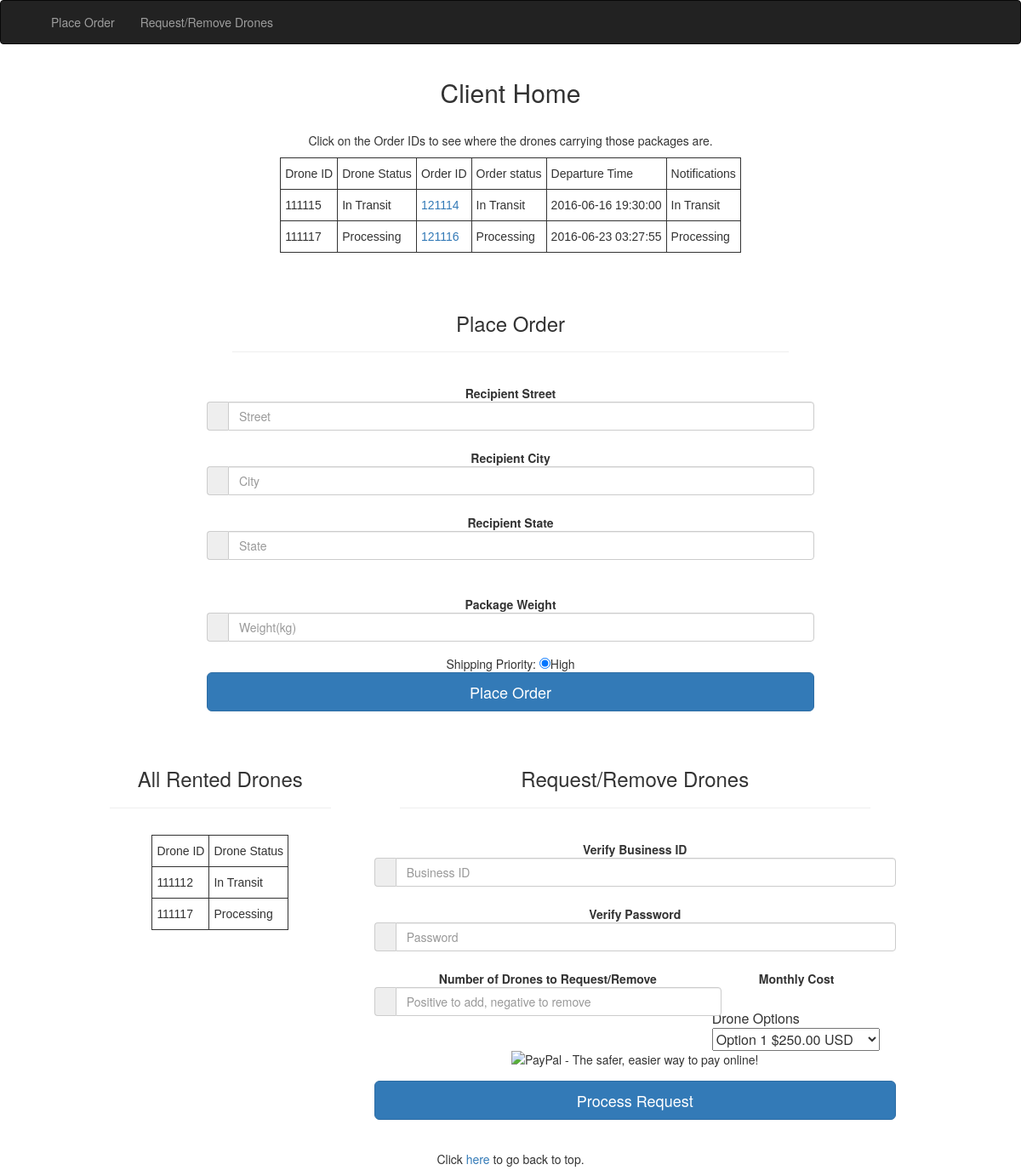
The page /clientHome.php (signed in) on the database as committed earlier.
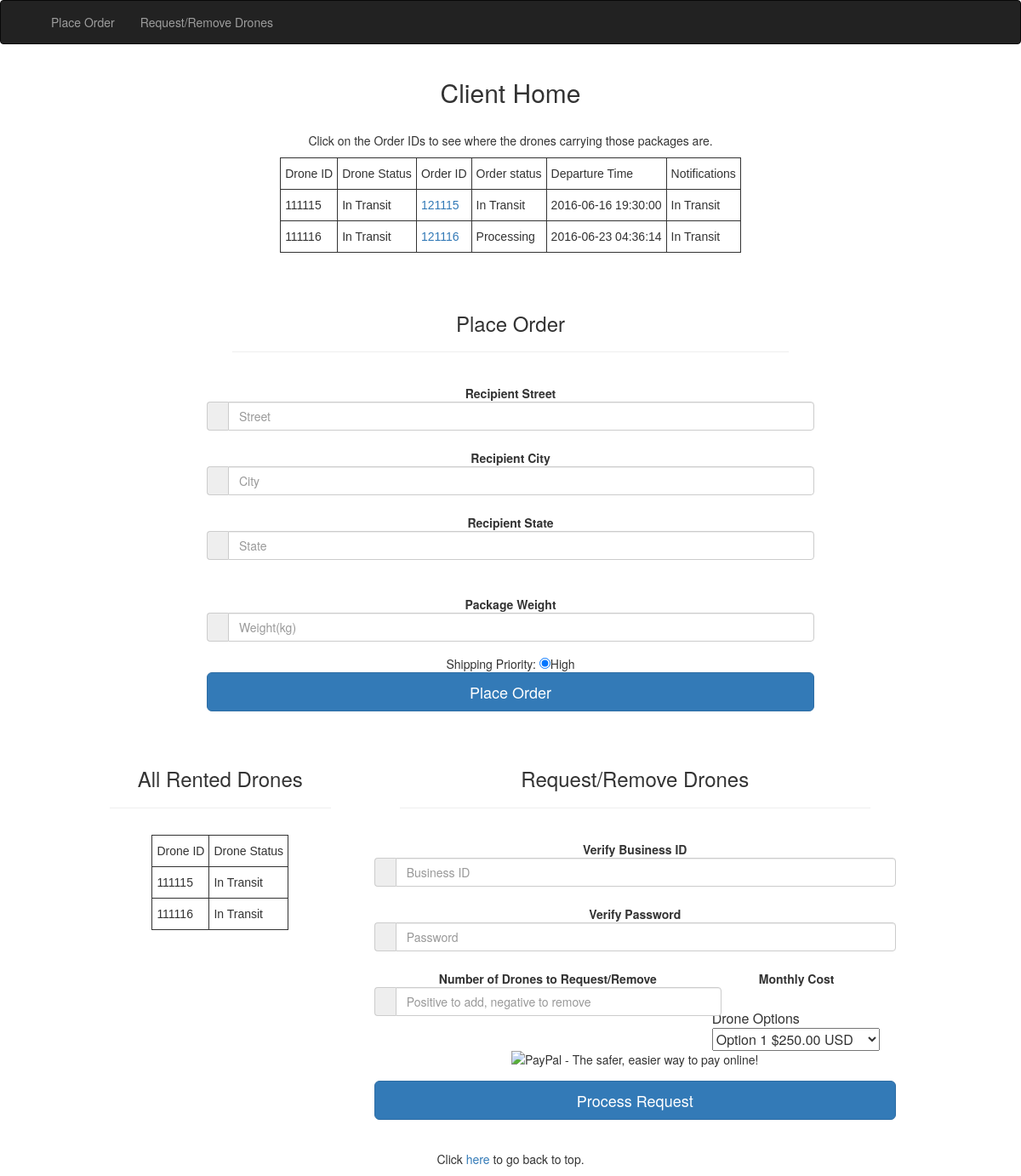
The same page on the database as committed later.
### tables this page shows
CREATE TABLE IF NOT EXISTS `Drones` (
`Id` int(6) UNIQUE auto_increment,
`Status` int(1) NOT NULL,
`Details` varchar(128) NOT NULL,
`Renter` int(2) NOT NULL,
PRIMARY KEY (`Id`)
);

CREATE TABLE IF NOT EXISTS `Orders` (
`OrderId` int(6) UNIQUE auto_increment,
`ClientId` int(2) NOT NULL,
`DroneId` int(6) NULL,
`OrderTimestamp` int(32) NOT NULL,
`RecieverLat` float NOT NULL,
`RecieverLong` float NOT NULL,
`Status` int(1) NOT NULL,
`TimeOut` int(32) NULL,
`DroneLat` float NULL,
`DroneLong` float NULL,
PRIMARY KEY (`OrderId`)
);

CREATE TABLE IF NOT EXISTS `OrderStatus` (
`Status` int(1) UNIQUE auto_increment,
`Description` varchar(128) NOT NULL,
PRIMARY KEY (`Status`)
);

### clientHome.php (the view, shortened to what the changed rows need)
<?php
$credentials = str_getcsv(file_get_contents('credentials.csv'));
$conn = mysqli_connect($credentials[0],$credentials[1],$credentials[2],$credentials[3]);
if (!empty($_GET["address"]) && !empty($_GET["weight"]) && !empty($_GET["city"]) && !empty($_GET["priority"])) {
	$request_url = "http://maps.googleapis.com/maps/api/geocode/xml?address=".urlencode($_GET["address"].','.$_GET["city"].','.$_GET["state"].',USA')."&sensor=true";
	$xml = simplexml_load_file($request_url) or die("url not loading");
	$status = $xml->status;
	if ($status=="OK") {
		$recieverLat = $xml->result->geometry->location->lat;
		$recieverLon = $xml->result->geometry->location->lng;
	} else {
		echo "Could not parse address into coordinates, please contact the developers.";
		exit();
	}
	$sql = "SELECT Id FROM Drones WHERE Status=4 AND Renter = '$_SESSION[ClientID]' LIMIT 1;";
	$result = $conn->query($sql);
	if ($result->num_rows == 1) {
		$row = $result->fetch_assoc();
		$droneID = $row["Id"];
	} else {
		echo "Sorry, all drones are busy.  A drone will be asigned to you order as soon as possible.";
		$droneID = "NULL";
	}
	$orderTime = time();
	$sql = 'INSERT INTO Orders (OrderId, ClientId, DroneId, OrderTimestamp, RecieverLat, RecieverLong, Status, TimeOut, DroneLat, DroneLong) VALUES (NULL, '.$_SESSION["ClientID"].', '.$droneID.', '.$orderTime.', '.$recieverLat.', '.$recieverLon.', 1, NULL, NULL, NULL);';
	if ($conn->query($sql) === TRUE) {
		echo 'Your Order, #'.$conn->insert_id.', has been placed.  <br><a href="/clientHome.php">Click here to go back.</a>';
      $status = "UPDATE Drones SET Status = 1 WHERE Id = '$_SESSION[ClientID]';";
      if ($conn->query($status)){
         echo "success";
      }else{
         echo "Failed to update drone status";
      }
	} else {
		echo "Error: " . $sql . "<br>" . $conn->error;
		exit();
	}
} else if (empty($_GET)) {
?>
<html>
    <head>
        <link href="static/bootstrap.min.css" rel="stylesheet" media="screen">
       <link href="//cdnjs.cloudflare.com/ajax/libs/twitter-bootstrap/3.3.6/css/bootstrap.min.css" rel="stylesheet">
  </head>
<body>
        <div class="container" style="margin-left:auto;margin-right:auto;text-align:center;">
            <h2>Client Home</h2><br>
            <table class="tg">
			<tr>
			<th class="tg-yw4l">Drone ID</th>
			<th class="tg-yw4l">Drone Status</th>
			<th class="tg-yw4l">Order ID</th>
			<th class="tg-yw4l">Order status</th>
			<th class="tg-yw4l">Departure Time</th>
			<th class="tg-yw4l">Notifications</th>
			</tr>
			<?php
			$sql = "select Drones.Id,Drones.Details,Drones.Details AS DroneStatus,Orders.OrderId,Orders.TimeOut,OrderStatus.Description AS Status FROM Drones RIGHT JOIN Orders ON Drones.Id=Orders.DroneId LEFT JOIN OrderStatus ON OrderStatus.Status=Orders.Status WHERE Orders.ClientId = ".$_SESSION["ClientID"]." OR Drones.Renter = ".$_SESSION["ClientID"].";";
			$result = $conn->query($sql);
			if ($result->num_rows > 0) {
				while($row = $result->fetch_assoc()) {
					if (is_null($row["TimeOut"])) {
						$timeOut = 'Shipment Pending';
					} else {
						$timeOut = date('Y-m-d H:i:s',$row["TimeOut"]);
					}
					echo '<tr>
					<td class="tg-yw4l">'.$row["Id"].'</td>
					<td class="tg-yw4l">'.$row["DroneStatus"].'</td>
					<td class="tg-yw4l"><a href="/tracking_v2.php?OrderId='.$row["OrderId"].'">'.$row["OrderId"].'</a></td>
					<td class="tg-yw4l">'.$row["Status"].'</td>
					<td class="tg-yw4l">'.$timeOut.'</td>
					<td class="tg-yw4l">'.$row["Details"].'</td>
					</tr>';
				}
			} else{
            echo 'error accessing database';
         }
         ?>
			</table><br><br>
        <div class="container" id="wrapper">
          <div id="leftcolumn">
            <table class="tg">
			<tr>
			<th class="tg-yw4l">Drone ID</th>
			<th class="tg-yw4l">Drone Status</th>
			</tr>
			<?php
			$sql = "SELECT * FROM Drones WHERE Renter = '$_SESSION[ClientID]';";
         $result = $conn->query($sql);
			if ($result->num_rows > 0) {
				while($row = $result->fetch_assoc()) {
					echo '<tr>
					<td class="tg-yw4l">'.$row["Id"].'</td>
					<td class="tg-yw4l">'.$row["Details"].'</td>
					</tr>';
				}
			} else{
            echo 'You are currently not renting any drones';
         }
         ?>
			</table></div>
  </div>
    </body>
<html>
<?php
}
?>

Rows that differ between the two databases and show on the page:
no longer on this page (row edited): drones: Id "111117", Details "Processing", orders.OrderId "121116", orderstatus.Description "Processing", orders.TimeOut "2016-06-23 03:27:55"
no longer on this page (row edited): drones: Id "111112", Details "In Transit", shown under "All Rented Drones"
now on one of the page's lists (row edited): drones: Id "111115", Details "In Transit"
changed drones id 111115: orders.OrderId "121114" → "121115"
now on this page (row edited): drones: Id "111116", Details "In Transit", orders.OrderId "121116", orderstatus.Description "Processing", orders.TimeOut "2016-06-23 04:36:14"
